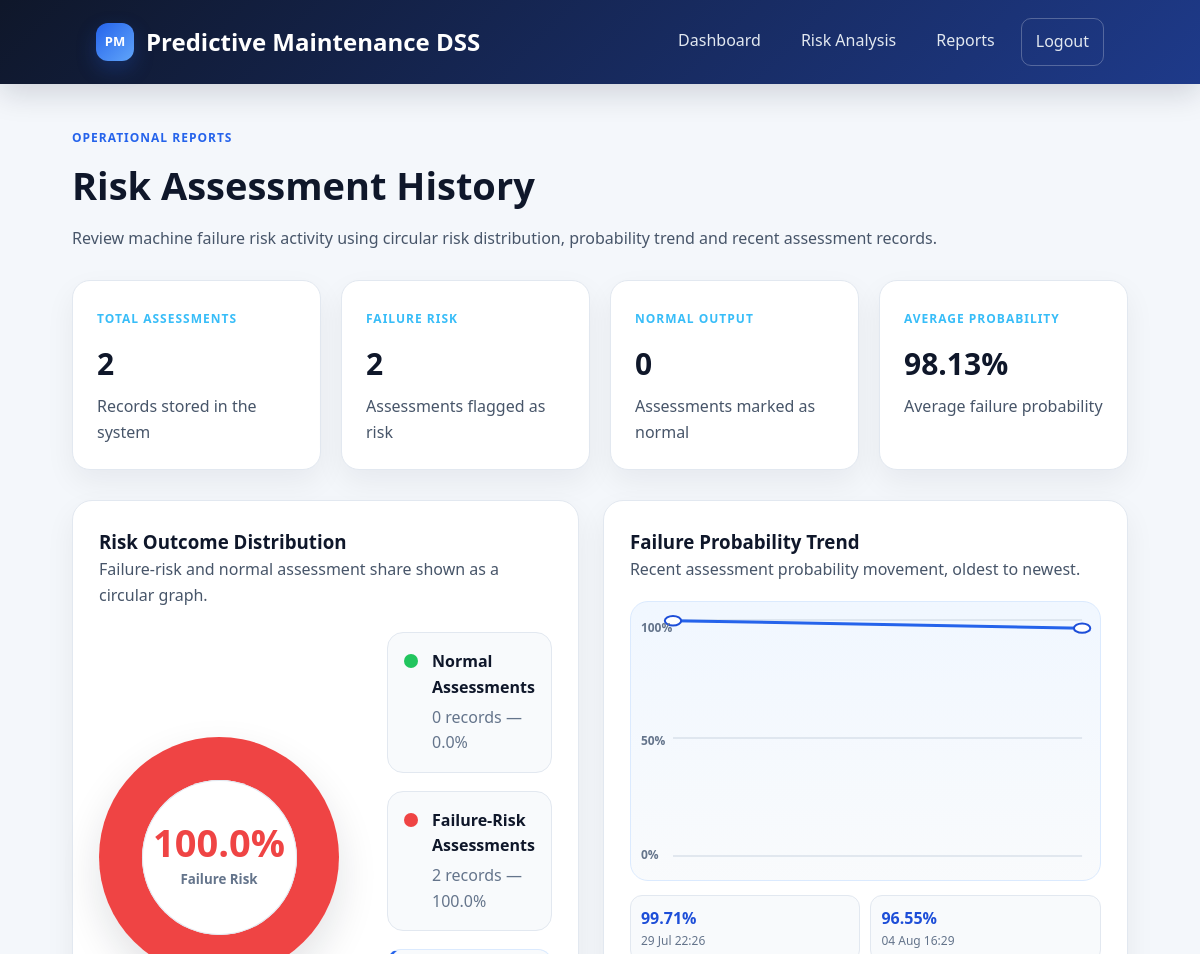
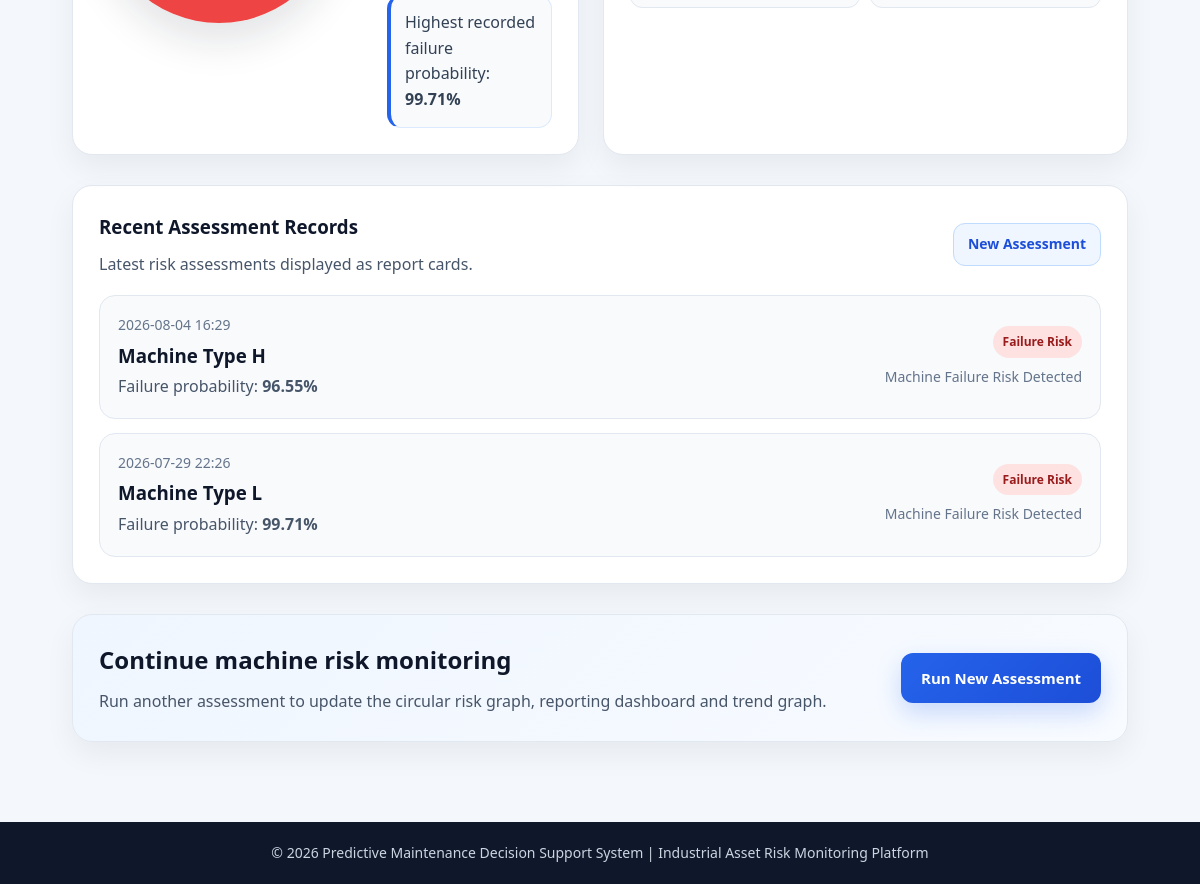
The app's page /history (signed in) with its own data (2 pictures, top to bottom).
### app/models.py (models this page shows)
class PredictionHistory(db.Model):
    id = db.Column(db.Integer, primary_key=True)
    user_id = db.Column(db.Integer, db.ForeignKey("user.id"), nullable=False)
    machine_type = db.Column(db.String(1), nullable=False)
    air_temperature = db.Column(db.Float, nullable=False)
    process_temperature = db.Column(db.Float, nullable=False)
    rotational_speed = db.Column(db.Float, nullable=False)
    torque = db.Column(db.Float, nullable=False)
    tool_wear = db.Column(db.Float, nullable=False)
    prediction = db.Column(db.Integer, nullable=False)
    failure_probability = db.Column(db.Float, nullable=False)
    status = db.Column(db.String(120), nullable=False)
    recommendation = db.Column(db.String(255), nullable=False)
    created_at = db.Column(
        db.DateTime,
        default=lambda: datetime.now(timezone.utc),
        nullable=False,
    )

### app/routes.py (the view)
@main.route("/history")
@login_required
def history():
    if current_user.role == "admin":
        records = (
            PredictionHistory.query
            .order_by(PredictionHistory.created_at.desc())
            .all()
        )
    else:
        records = (
            PredictionHistory.query
            .filter_by(user_id=current_user.id)
            .order_by(PredictionHistory.created_at.desc())
            .all()
        )
    total_records = len(records)
    failure_records = sum(1 for record in records if record.prediction == 1)
    normal_records = total_records - failure_records
    if total_records > 0:
        normal_percentage = round((normal_records / total_records) * 100, 2)
        failure_percentage = round((failure_records / total_records) * 100, 2)
        average_probability = round(
            sum(record.failure_probability for record in records) / total_records,
            2,
        )
        highest_probability = round(
            max(record.failure_probability for record in records),
            2,
        )
    else:
        normal_percentage = 0
        failure_percentage = 0
        average_probability = 0
        highest_probability = 0
    recent_for_chart = list(reversed(records[:10]))
    trend_points = []
    point_count = len(recent_for_chart)
    for index, record in enumerate(recent_for_chart):
        if point_count == 1:
            x_position = 50
        else:
            x_position = (index / (point_count - 1)) * 100
        y_position = 100 - max(0, min(record.failure_probability, 100))
        trend_points.append(
            {
                "x": round(x_position, 2),
                "y": round(y_position, 2),
                "probability": round(record.failure_probability, 2),
                "label": record.created_at.strftime("%d %b %H:%M"),
            }
        )
    svg_points = " ".join(
        f"{point['x']},{point['y']}" for point in trend_points
    )
    return render_template(
        "history.html",
        records=records,
        total_records=total_records,
        failure_records=failure_records,
        normal_records=normal_records,
        normal_percentage=normal_percentage,
        failure_percentage=failure_percentage,
        average_probability=average_probability,
        highest_probability=highest_probability,
        trend_points=trend_points,
        svg_points=svg_points,
    )

### app/__init__.py (called while the page is built)
def create_app():
    app = Flask(__name__)
    app.config["SECRET_KEY"] = os.environ.get(
        "SECRET_KEY",
        "temporary-secret-key-change-later",
    )
    app.config["SQLALCHEMY_DATABASE_URI"] = "sqlite:///pdm_app.db"
    app.config["SQLALCHEMY_TRACK_MODIFICATIONS"] = False
    db.init_app(app)
    login_manager.init_app(app)
    csrf.init_app(app)
    login_manager.login_view = "main.login"
    login_manager.login_message = "Please log in to access this page."
    login_manager.login_message_category = "warning"
    @login_manager.user_loader
    def load_user(user_id):
        return User.query.get(int(user_id))
    from app.routes import main
    app.register_blueprint(main)
    return app

### app/templates/history.html (shortened to what this page needs)
<!DOCTYPE html>
<html>
<head>
    <link rel="stylesheet" href="{{ url_for('static', filename='style.css') }}">
</head>
<body>
    <nav class="navbar">
        <div class="nav-brand">
            <span class="brand-mark">PM</span>
            Predictive Maintenance DSS
        </div>
        <div class="nav-links">
            <a href="{{ url_for('main.dashboard') }}">Dashboard</a>
            <a href="{{ url_for('main.predict') }}">Risk Analysis</a>
            <a href="{{ url_for('main.history') }}">Reports</a>
            <a class="logout-link" href="{{ url_for('main.logout') }}">Logout</a>
        </div>
    </nav>
    <main class="container">
        <div class="page-header">
            <p class="eyebrow">Operational Reports</p>
            <h1>Risk Assessment History</h1>
            <p>
                Review machine failure risk activity using circular risk distribution,
                probability trend and recent assessment records.
            </p>
        </div>
        <div class="stats-grid">
            <div class="stat-card">
                <span class="stat-label">Total Assessments</span>
                <h3>{{ total_records }}</h3>
                <p>Records stored in the system</p>
            </div>
            <div class="stat-card">
                <span class="stat-label">Failure Risk</span>
                <h3>{{ failure_records }}</h3>
                <p>Assessments flagged as risk</p>
            </div>
            <div class="stat-card">
                <span class="stat-label">Normal Output</span>
                <h3>{{ normal_records }}</h3>
                <p>Assessments marked as normal</p>
            </div>
            <div class="stat-card">
                <span class="stat-label">Average Probability</span>
                <h3>{{ average_probability }}%</h3>
                <p>Average failure probability</p>
            </div>
        </div>
        <div class="history-visual-grid">
            <div class="chart-card">
                <div class="table-header">
                    <div>
                        <h3>Risk Outcome Distribution</h3>
                        <p>Failure-risk and normal assessment share shown as a circular graph.</p>
                    </div>
                </div>
                {% if total_records > 0 %}
                    <div class="donut-layout">
                        <div
                            class="donut-chart"
                            style="--normal-percent: {{ normal_percentage }}%;"
                        >
                            <div class="donut-center">
                                <span>{{ failure_percentage }}%</span>
                                <small>Failure Risk</small>
                            </div>
                        </div>
                        <div class="donut-details">
                            <div class="donut-legend-item">
                                <span class="legend-dot normal-dot"></span>
                                <div>
                                    <strong>Normal Assessments</strong>
                                    <p>{{ normal_records }} records — {{ normal_percentage }}%</p>
                                </div>
                            </div>
                            <div class="donut-legend-item">
                                <span class="legend-dot failure-dot"></span>
                                <div>
                                    <strong>Failure-Risk Assessments</strong>
                                    <p>{{ failure_records }} records — {{ failure_percentage }}%</p>
                                </div>
                            </div>
                            <div class="chart-note">
                                Highest recorded failure probability:
                                <strong>{{ highest_probability }}%</strong>
                            </div>
                        </div>
                    </div>
                {% else %}
                    <div class="empty-state">
                        <h3>No assessment records yet</h3>
                        <p>Run a machine risk analysis to generate reporting data.</p>
                        <a class="button primary" href="{{ url_for('main.predict') }}">Run First Analysis</a>
                    </div>
                {% endif %}
            </div>
            <div class="chart-card">
                <div class="table-header">
                    <div>
                        <h3>Failure Probability Trend</h3>
                        <p>Recent assessment probability movement, oldest to newest.</p>
                    </div>
                </div>
                {% if trend_points %}
                    <div class="trend-chart-wrap">
                        <div class="trend-y-label top">100%</div>
                        <div class="trend-y-label middle">50%</div>
                        <div class="trend-y-label bottom">0%</div>
                        <svg class="trend-chart" viewBox="0 0 100 100" preserveAspectRatio="none">
                            <line x1="0" y1="0" x2="100" y2="0" class="trend-grid"></line>
                            <line x1="0" y1="50" x2="100" y2="50" class="trend-grid"></line>
                            <line x1="0" y1="100" x2="100" y2="100" class="trend-grid"></line>
                            <polyline
                                points="{{ svg_points }}"
                                class="trend-line">
                            </polyline>
                            {% for point in trend_points %}
                                <circle
                                    class="trend-point"
                                    cx="{{ point.x }}"
                                    cy="{{ point.y }}"
                                    r="2">
                                </circle>
                            {% endfor %}
                        </svg>
                    </div>
                    <div class="trend-labels">
                        {% for point in trend_points %}
                            <div>
                                <strong>{{ point.probability }}%</strong>
                                <span>{{ point.label }}</span>
                            </div>
                        {% endfor %}
                    </div>
                {% else %}
                    <div class="empty-state">
                        <h3>No trend data available</h3>
                        <p>Prediction results will appear here after assessments are created.</p>
                    </div>
                {% endif %}
            </div>
        </div>
        <div class="info-card">
            <div class="table-header">
                <div>
                    <h3>Recent Assessment Records</h3>
                    <p>Latest risk assessments displayed as report cards.</p>
                </div>
                <a class="button small secondary" href="{{ url_for('main.predict') }}">
                    New Assessment
                </a>
            </div>
            {% if records %}
                <div class="history-card-list">
                    {% for record in records[:6] %}
                        <div class="history-item">
                            <div>
                                <p class="record-date">
                                    {{ record.created_at.strftime("%Y-%m-%d %H:%M") }}
                                </p>
                                <h3>Machine Type {{ record.machine_type }}</h3>
                                <p>
                                    Failure probability:
                                    <strong>{{ record.failure_probability }}%</strong>
                                </p>
                            </div>
                            <div class="record-status">
                                {% if record.prediction == 1 %}
                                    <span class="badge danger">Failure Risk</span>
                                {% else %}
                                    <span class="badge success">Normal</span>
                                {% endif %}
                                <p>{{ record.status }}</p>
                            </div>
                        </div>
                    {% endfor %}
                </div>
            {% else %}
                <div class="empty-state">
                    <h3>No recent records</h3>
                    <p>Use the risk analysis page to create your first record.</p>
                    <a class="button primary" href="{{ url_for('main.predict') }}">Run Risk Analysis</a>
                </div>
            {% endif %}
        </div>
        <div class="cta-panel">
            <div>
                <h2>Continue machine risk monitoring</h2>
                <p>
                    Run another assessment to update the circular risk graph,
                    reporting dashboard and trend graph.
                </p>
            </div>
            <a class="button primary" href="{{ url_for('main.predict') }}">
                Run New Assessment
            </a>
        </div>
    </main>
    <footer>
        <p>© 2026 Predictive Maintenance Decision Support System | Industrial Asset Risk Monitoring Platform</p>
    </footer>
</body>
</html>

### records on screen
PredictionHistory: created_at "2026-08-04 16:29", machine_type "H", failure_probability "96.55", prediction "Failure Risk", status "Machine Failure Risk Detected"
PredictionHistory: created_at "2026-07-29 22:26", machine_type "L", failure_probability "99.71", prediction "Failure Risk", status "Machine Failure Risk Detected"

### other values on screen
{{ total_records }} "2"
{{ failure_records }} "2"
{{ normal_records }} "0"
{{ average_probability }} "98.13"
{{ failure_percentage }} "100.0"
{{ normal_percentage }} "0.0"
{{ highest_probability }} "99.71"
{{ point.probability }} "99.71" "96.55"
{{ point.label }} "29 Jul 22:26" "04 Aug 16:29"
